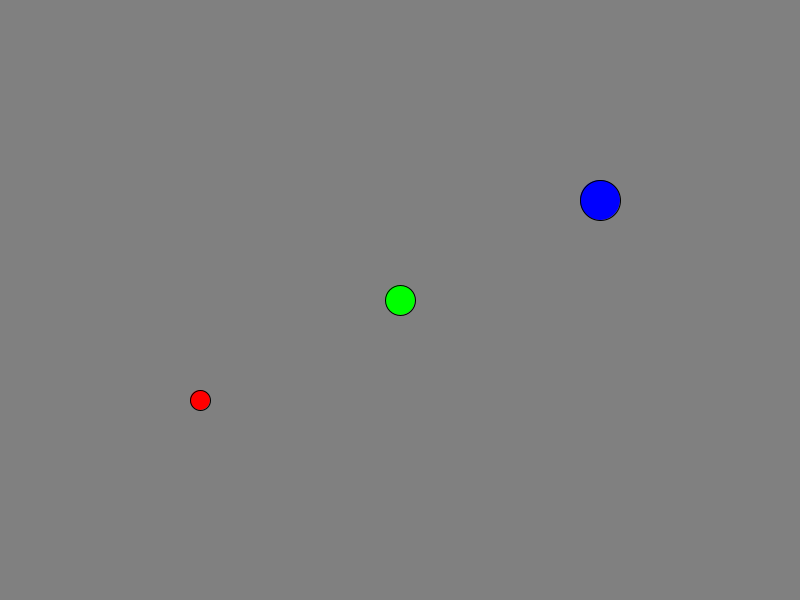
Frame 1 (no input)
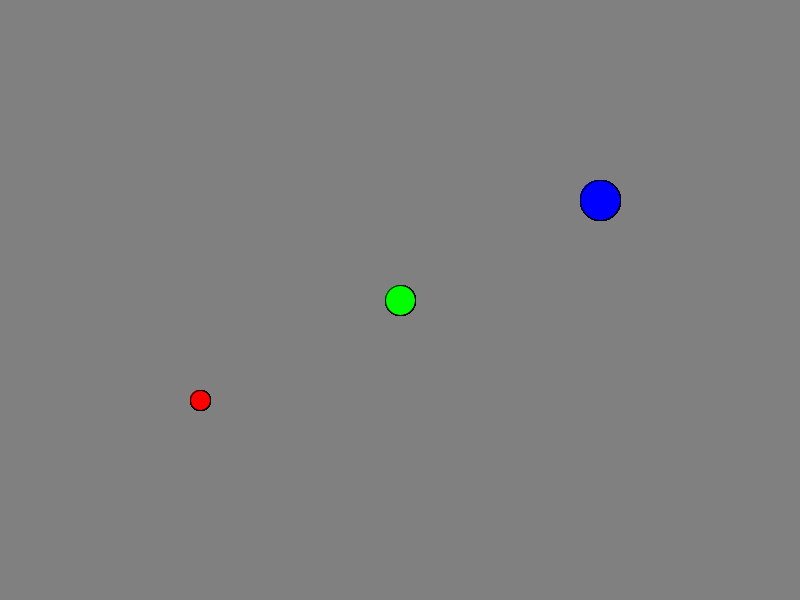
Frame 60 (the mouse pressed at the canvas centre just before this capture)
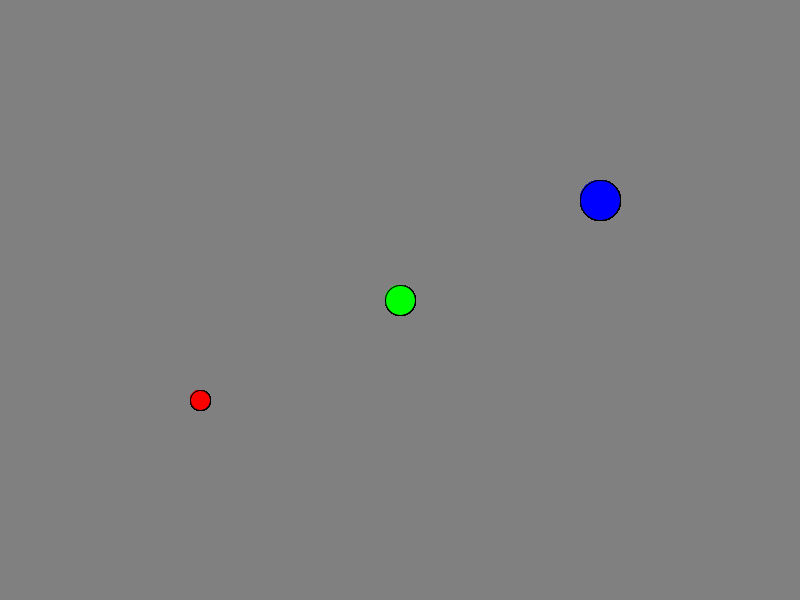
Frame 120 (the mouse held since frame 60 and released just before this capture)

The Processing sketch that drew these frames (run headless with seeded random() and noise(); from frame 60 on, the mouse is pressed at the canvas centre):

// Processing sketch: day1_4
// ── day1_4.pde
// Interactive Digital Multimedia Techniques
// Queen Mary University of London, 2014

void setup() {
  size(800, 600);
  
  // background() fills the window with a solid colour
  // it can be called in setup() or in draw()
  // with one argument, it is a grayscale value (0-255)
  background(128);
}

void draw() {
  // fill() changes the colour of the shape interior
  // parameters are R, G, B
  
  fill(255, 0, 0);
  ellipse(200, 400, 20, 20);
  
  fill(0, 255, 0);
  ellipse(400, 300, 30, 30);  
  
  fill(0, 0, 255);
  ellipse(600, 200, 40, 40); 

  // What colour would another ellipse here be?  
}
